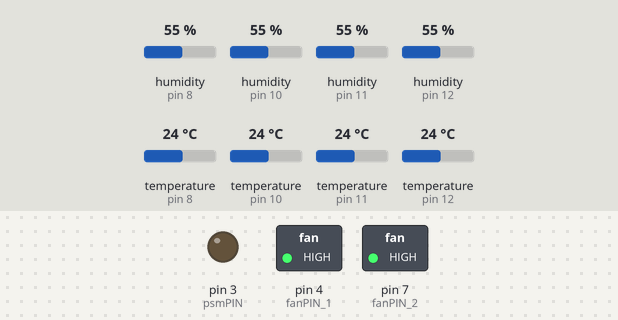
The sketch below on a simulated Arduino Uno, built with avr-gcc and run on an emulated ATmega328P. On the bench: switched loads named in the sketch (green lamp = pin HIGH), output pins drawn as LEDs (lit = HIGH). The inputs (shaded band) are chosen by the test bench; at power-on: temperature (sensors on pin 12, pin 8, pin 10, pin 11) 24 °C, humidity (sensors on pin 8, pin 10, pin 11, pin 12) 55 %. What the sketch prints to the serial monitor is not drawn.

Above: at 3.2 s.
3.3 s: temperature (sensor on pin 12) set to 29 °C
6.0 s: temperature (sensor on pin 12) set to 29.9 °C
At 39.4 s:
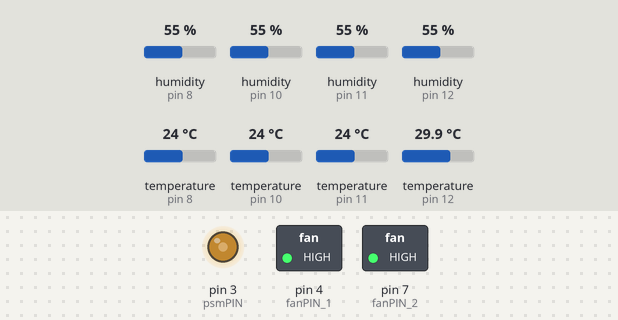
Timing chart, 0 to 39.9 s (numbered marks = the images above; inputs shaded):
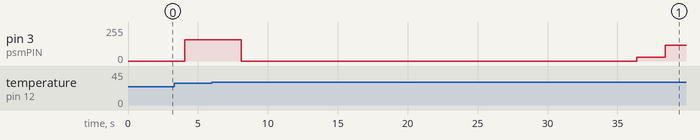

The sketch:

BiLAB_Heatbox.ino
```cpp
#include <dimmable_light.h>
#include "DHT.h"
#include <PID_v1.h>
#define zcPIN 2
#define psmPIN 3
#define DHT22_1_PIN 12
#define DHT22_2_PIN 10
#define DHT22_3_PIN 11
#define DHT22_4_PIN 8
#define fanPIN_1 4
#define fanPIN_2 7


DHT dht22_1(DHT22_1_PIN,DHT22);
DHT dht22_2(DHT22_2_PIN,DHT22);
DHT dht22_3(DHT22_3_PIN,DHT22);
DHT dht22_4(DHT22_4_PIN,DHT22);
DimmableLight light(psmPIN);

//# constants
const double setPoint = 32;
const unsigned long refreshTime = 2000; //milliseconds
const int dPower_MaxP = 160; // Max output is 255 by default, but its too hot for the box
const double startDiffTemp = 2.5; // CHECK IF CONST IS OKEY

//#  changing variables
double dht22_1_t = 0;
double dht22_2_t = 0;
double dht22_3_t = 0;
double dht22_4_t = 0;
unsigned long time = 0;
unsigned long _lastreadtime = 0;
int dPower = 0;
double dPowerdb = 0; //for PID function, needs double type
int fansOutput = LOW;
bool start = true; //usually "true" for max power at start
int chosenSensor = 1; // [1 = DHT22_1, 2 = DHT22_2, 3 = DHT22_3, 4 = DHT22_4]
double TempSensor = dht22_1_t; //needs to be changed to specified sensor
bool readSuccess_dht22_1_t = true;
bool readSuccess_dht22_2_t = true;
bool readSuccess_dht22_3_t = true;
bool readSuccess_dht22_4_t = true;

// Temperature stabilization startup phase specific variables
bool stabilizeP = false;
const int stabilizeSlopeTime = 32; //seconds between slope maximum same values
const int stabLoops = stabilizeSlopeTime*1000/refreshTime;
double pTempArray[stabLoops];

//PID parameters
double Kp = 55.0;
double Ki = 0.2;
double Kd = 29.1;
PID myPID(&TempSensor, &dPowerdb, &setPoint, Kp, Ki, Kd, DIRECT);

void setup(){

  Serial.begin(115200);
  Serial.println();
  Serial.print("Initializing DimmableLight library... ");
  DimmableLight::setSyncPin(zcPIN);
  DimmableLight::begin();
  Serial.println("Done!");
  Serial.println("Initialize temperature sensors...");
  dht22_1.begin();
  dht22_2.begin();
  dht22_3.begin();
  dht22_4.begin();
  Serial.println("Done!");
  Serial.print("DHT22 Heat Dim Test: Temperature setpoint at\t");
  Serial.print(setPoint);
  Serial.print("\t");
  Serial.print("degrees");
  Serial.println();
  Serial.print("pid values:\t");
  Serial.print(Kp);
  Serial.print("\t");
  Serial.print(Ki);
  Serial.print("\t");
  Serial.print(Kd);
  Serial.print("\t");
  Serial.print("Stabilize Temperature Difference:");
  Serial.print("\t");
  Serial.print(startDiffTemp);
  Serial.println();
  Serial.println("Wait a few seconds for text to start updating...");

  pinMode(fanPIN_1,OUTPUT);
  pinMode(fanPIN_2,OUTPUT);
  digitalWrite(fanPIN_1,HIGH);
  digitalWrite(fanPIN_2,HIGH);
  myPID.SetSampleTime(refreshTime);
  myPID.SetOutputLimits(0, dPower_MaxP);

  delay(refreshTime);
  readTempData(); // call once to avoid first scan error in loop
  myPID.SetMode(AUTOMATIC); //turn the PID on

}

void loop()
{
  //Limit refresh rate, 2 sec from DHT22 datasheet
  if (millis() - _lastreadtime >= refreshTime){
    readTempData();

    if(stabilizeP){
      dPowerdb = 0;
      if (pTempArray[stabLoops-1] <= pTempArray[0]){
        stabilizeP = false;
      }
    }

    if(start){
      if(setPoint - TempSensor > startDiffTemp){
        startingPhase();
      }
      else{
        start = false;
        stabilizeP = true;
      }
    }

    if(!start && !stabilizeP){
      myPID.Compute();
    }

    dPower = dPowerdb;
    light.setBrightness(dPower);
    printText();
  }
}

void startingPhase(){
  dPowerdb = dPower_MaxP;
}


void readTempData() {

      //DHT22_1
     dht22_1_t = dht22_1.readTemperature();
     if (isnan(dht22_1_t)) {
        readSuccess_dht22_1_t = false;
        Serial.println(F("Failed to read from DHT22_1 sensor!!"));
      }

      //DHT22_2
     dht22_2_t = dht22_2.readTemperature();
     if (isnan(dht22_2_t)) {
        readSuccess_dht22_2_t = false;
        Serial.println(F("Failed to read from DHT22_2 sensor!!"));
      }

      //DHT22_3
     dht22_3_t = dht22_3.readTemperature();
     if (isnan(dht22_3_t)) {
        readSuccess_dht22_3_t = false;
        Serial.println(F("Failed to read from DHT22_3 sensor!!"));
      }

      //DHT22_4
     dht22_4_t = dht22_4.readTemperature();
     if (isnan(dht22_4_t)) {
        readSuccess_dht22_4_t = false;
        Serial.println(F("Failed to read from DHT22_4 sensor!!"));
      }

    TempSensor = dht22_1_t; //needs to be changed for specified sensor
     if (readSuccess_dht22_1_t){ //needs to be changed for specified sensor
      for (int i = 0; i < stabLoops-1; i++){
        pTempArray[i] = pTempArray[i+1];
       }
       pTempArray[stabLoops-1] = TempSensor;
    }
      readSuccess_dht22_1_t = true;
      readSuccess_dht22_2_t = true;
      readSuccess_dht22_3_t = true;
      readSuccess_dht22_4_t = true;


      //time
      time = millis();
      _lastreadtime = time;
}

void printText(){

    //Display values
    Serial.print("Dim Power:\t");
    Serial.print(dPower);
    Serial.print("\t");
    Serial.print("DHT22_1:\t");
    Serial.print(dht22_1_t, 1);
    Serial.print("\t");
    Serial.print("DHT22_2:\t");
    Serial.print(dht22_2_t, 1);
    Serial.print("\t");
    Serial.print("DHT22_3:\t");
    Serial.print(dht22_3_t, 1);
    Serial.print("\t");
    Serial.print("DHT22_4:\t");
    Serial.print(dht22_4_t, 1);
    Serial.print("\t");
    Serial.print("Time (ms):\t");
    Serial.print(time);
    Serial.print("\t");
    Serial.print(setPoint);
    Serial.print("\t");
    Serial.print("Chosen sensor:\t");
    Serial.print(chosenSensor);
    Serial.print("\t");
    Serial.print(stabilizeP);
    Serial.println();
  }
```

Measured:
- the behaviour switches between 29.4 and 29.5 °C on temperature (sensor on pin 12) (found by bisection; images 0 and 1)
- after the input at 6.0 s, pin 3 (psmPIN): 160/255 → 0/255 after 2.1 s, → 30/255 28.3 s later, → 117/255 2.0 s later
